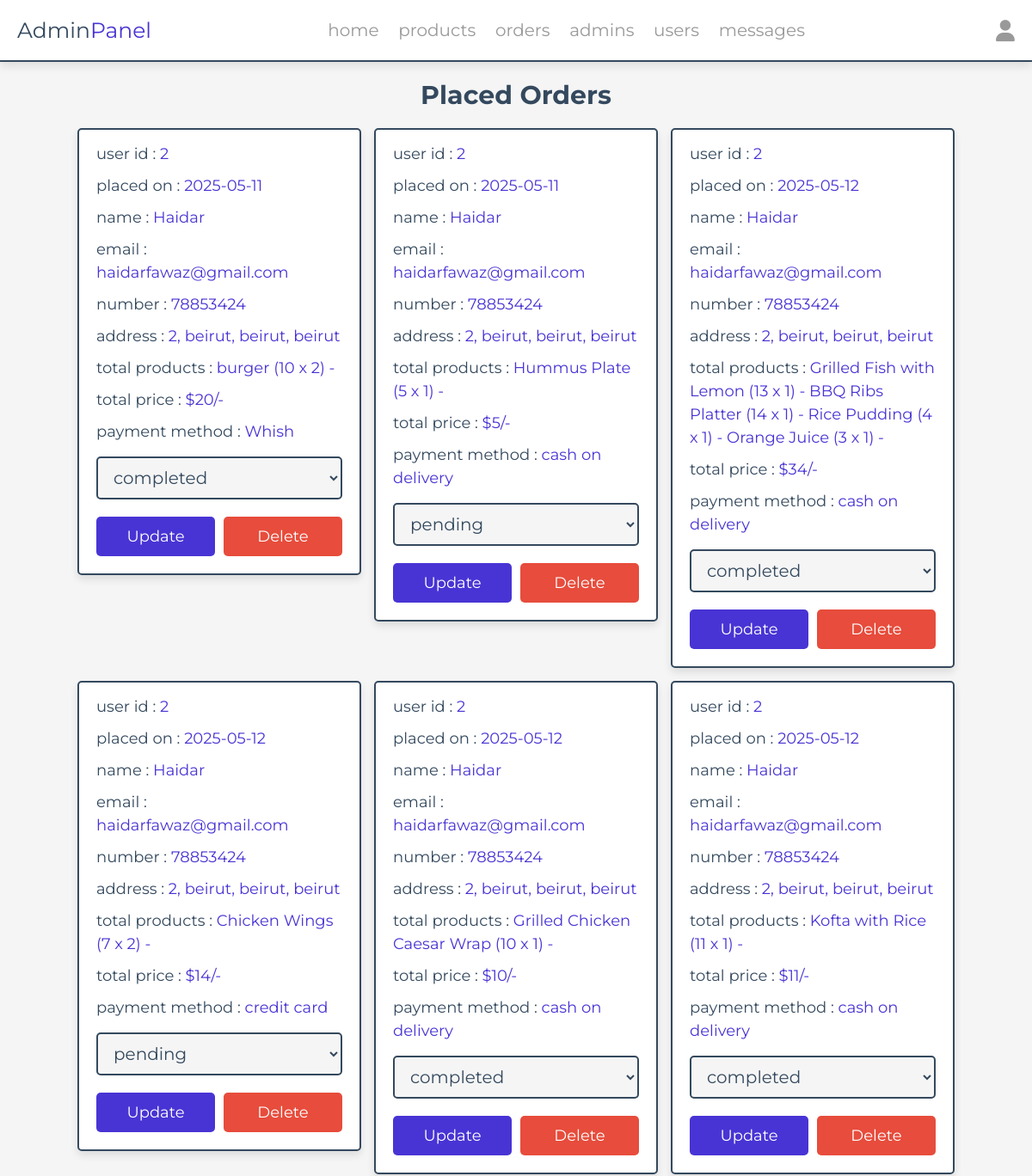
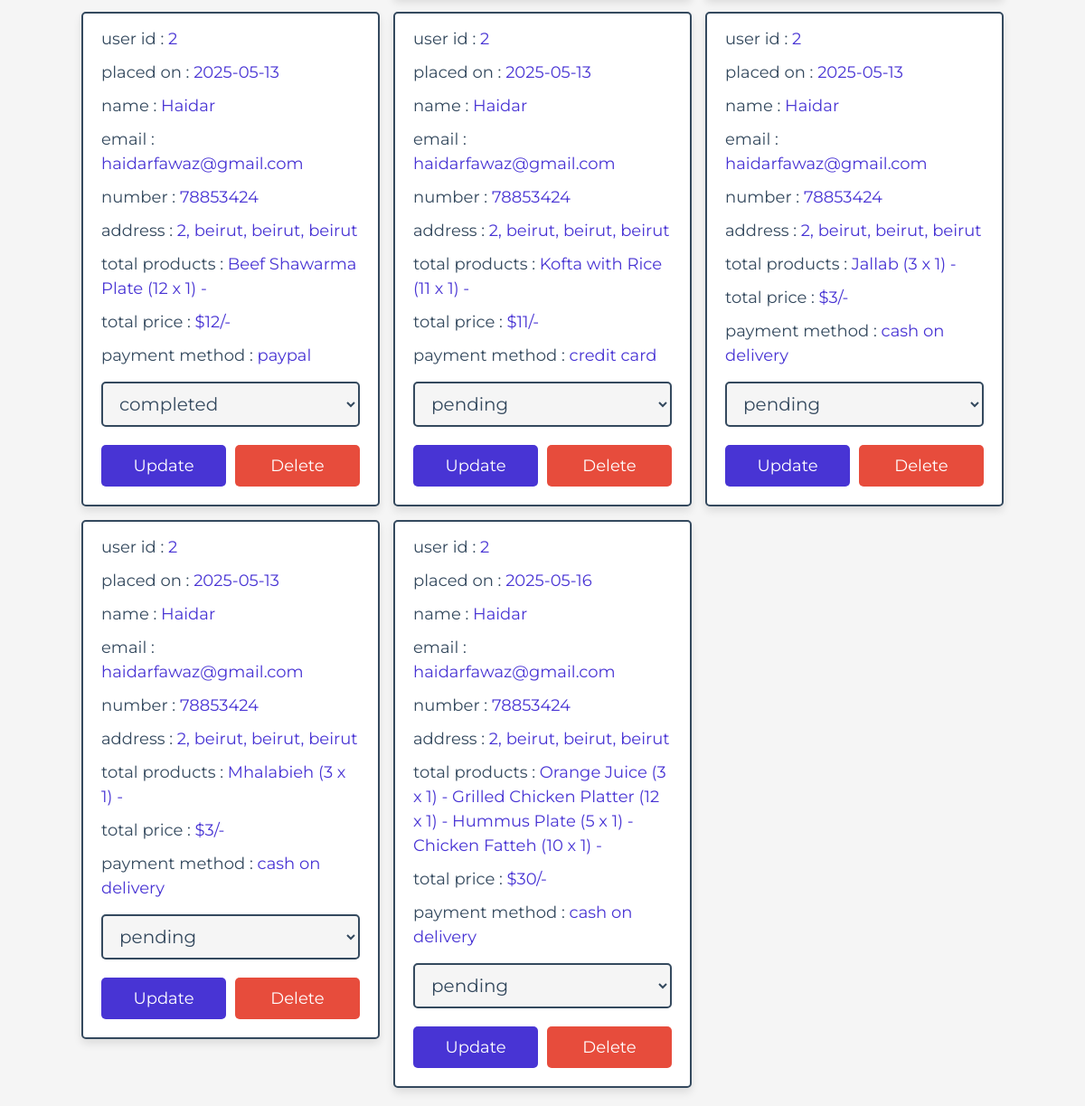
The page /admin/placed_orders.php (signed in) on the database its author committed (2 pictures, top to bottom).
### tables this page shows
CREATE TABLE `orders` (
  `id` int(100) NOT NULL,
  `user_id` int(100) NOT NULL,
  `name` varchar(20) NOT NULL,
  `number` varchar(10) NOT NULL,
  `email` varchar(50) NOT NULL,
  `method` varchar(50) NOT NULL,
  `address` varchar(500) NOT NULL,
  `total_products` varchar(1000) NOT NULL,
  `total_price` int(100) NOT NULL,
  `placed_on` date NOT NULL DEFAULT current_timestamp(),
  `payment_status` varchar(20) NOT NULL DEFAULT 'pending'
);

### admin/placed_orders.php (the view, shortened to what this page needs)
<?php
include '../components/connect.php';
?>
<!DOCTYPE html>
<html lang="en">
<head>
   <link rel="stylesheet" href="https://cdnjs.cloudflare.com/ajax/libs/font-awesome/6.1.1/css/all.min.css">
   <link rel="stylesheet" href="../css/admin_style.css">
</head>
<body>
<?php include '../components/admin_header.php' ?>
<section class="placed-orders">
   <h1 class="heading">placed orders</h1>
   <div class="box-container">
   <?php
      $select_orders = $conn->prepare("SELECT * FROM `orders`");
      $select_orders->execute();
      if($select_orders->rowCount() > 0){
         while($fetch_orders = $select_orders->fetch(PDO::FETCH_ASSOC)){
   ?>
   <div class="box">
      <p> user id : <span><?= $fetch_orders['user_id']; ?></span> </p>
      <p> placed on : <span><?= $fetch_orders['placed_on']; ?></span> </p>
      <p> name : <span><?= $fetch_orders['name']; ?></span> </p>
      <p> email : <span><?= $fetch_orders['email']; ?></span> </p>
      <p> number : <span><?= $fetch_orders['number']; ?></span> </p>
      <p> address : <span><?= $fetch_orders['address']; ?></span> </p>
      <p> total products : <span><?= $fetch_orders['total_products']; ?></span> </p>
      <p> total price : <span>$<?= $fetch_orders['total_price']; ?>/-</span> </p>
      <p> payment method : <span><?= $fetch_orders['method']; ?></span> </p>
      <form action="" method="POST">
         <select name="payment_status" class="drop-down">
            <option value="" selected disabled><?= $fetch_orders['payment_status']; ?></option>
         </select>
         <div class="flex-btn">
            <input type="submit" value="update" class="btn" name="update_payment">
            <a href="placed_orders.php?delete=<?= $fetch_orders['id']; ?>" class="delete-btn" onclick="return confirm('delete this order?');">delete</a>
         </div>
      </form>
   </div>
   <?php
      }
   }else{
      echo '<p class="empty">no orders placed yet!</p>';
   }
   ?>
   </div>
</section>
</body>
</html>

### css/admin_style.css (style rules this page uses)
:root { --main-color:#4834d4; --red:#e74c3c; --orange:#f39c12; --black:#34495e; --white:#fff; --light-bg:#f5f5f5; --light-color:#999; --border:.2rem solid var(--black); --box-shadow:0 .5rem 1rem rgba(0,0,0,.1); }
* { font-family: 'Montserrat', sans-serif; margin:0; padding:0; box-sizing: border-box; text-decoration: none; outline: none; border:none; }
html { font-size: 62.5%; overflow-x: hidden; }
body { background-color: var(--light-bg); }
section { max-width: 1200px; margin:0 auto; padding:2rem; }
.btn, .delete-btn, .option-btn { display: block; margin-top: 1rem; border-radius: .5rem; cursor: pointer; width: 100%; font-size: 1.8rem; color:var(--white); padding:1.2rem 3rem; text-transform: capitalize; text-align: center; }
.btn { background-color: var(--main-color); }
.delete-btn { background-color: var(--red); }
.flex-btn { display: flex; gap:1rem; }
.heading { text-align: center; margin-bottom: 2rem; text-transform: capitalize; color:var(--black); font-size: 3rem; }
.placed-orders .box-container { display: grid; grid-template-columns: repeat(auto-fit, 33rem); gap:1.5rem; justify-content: center; align-items: flex-start; }
.placed-orders .box-container .box { background-color: var(--white); border-radius: .5rem; box-shadow: var(--box-shadow); border:var(--border); padding:2rem; padding-top: 1rem; }
.placed-orders .box-container .box p { padding: .5rem 0; line-height: 1.5; font-size: 1.8rem; color:var(--black); }
.placed-orders .box-container .box p span { color:var(--main-color); }
.placed-orders .box-container .box .drop-down { width: 100%; margin:1rem 0; background-color: var(--light-bg); padding:1rem 1.4rem; font-size: 2rem; color:var(--black); border:var(--border); border-radius: .5rem; }

### rows shown on the page
orders: user "2", placed_on "2025-05-11", name "Haidar", email "haidarfawaz@gmail.com", number "78853424", address "2, beirut, beirut, beirut", total_products "burger (10 x 2) -", total_price "20", method "Whish", payment_status "completed"
orders: user "2", placed_on "2025-05-11", name "Haidar", email "haidarfawaz@gmail.com", number "78853424", address "2, beirut, beirut, beirut", total_products "Hummus Plate (5 x 1) -", total_price "5", method "cash on delivery", payment_status "pending"
orders: user "2", placed_on "2025-05-12", name "Haidar", email "haidarfawaz@gmail.com", number "78853424", address "2, beirut, beirut, beirut", total_products "Grilled Fish with Lemon (13 x 1) - BBQ Ribs Platter (14 x 1) - Rice Pudding (4 x 1) - Orange Juice (3 x 1) -", total_price "34", method "cash on delivery", payment_status "completed"
orders: user "2", placed_on "2025-05-12", name "Haidar", email "haidarfawaz@gmail.com", number "78853424", address "2, beirut, beirut, beirut", total_products "Chicken Wings (7 x 2) -", total_price "14", method "credit card", payment_status "pending"
orders: user "2", placed_on "2025-05-12", name "Haidar", email "haidarfawaz@gmail.com", number "78853424", address "2, beirut, beirut, beirut", total_products "Grilled Chicken Caesar Wrap (10 x 1) -", total_price "10", method "cash on delivery", payment_status "completed"
orders: user "2", placed_on "2025-05-12", name "Haidar", email "haidarfawaz@gmail.com", number "78853424", address "2, beirut, beirut, beirut", total_products "Kofta with Rice (11 x 1) -", total_price "11", method "cash on delivery", payment_status "completed"
orders: user "2", placed_on "2025-05-13", name "Haidar", email "haidarfawaz@gmail.com", number "78853424", address "2, beirut, beirut, beirut", total_products "Beef Shawarma Plate (12 x 1) -", total_price "12", method "paypal", payment_status "completed"
orders: user "2", placed_on "2025-05-13", name "Haidar", email "haidarfawaz@gmail.com", number "78853424", address "2, beirut, beirut, beirut", total_products "Kofta with Rice (11 x 1) -", total_price "11", method "credit card", payment_status "pending"
orders: user "2", placed_on "2025-05-13", name "Haidar", email "haidarfawaz@gmail.com", number "78853424", address "2, beirut, beirut, beirut", total_products "Jallab (3 x 1) -", total_price "3", method "cash on delivery", payment_status "pending"
orders: user "2", placed_on "2025-05-13", name "Haidar", email "haidarfawaz@gmail.com", number "78853424", address "2, beirut, beirut, beirut", total_products "Mhalabieh (3 x 1) -", total_price "3", method "cash on delivery", payment_status "pending"
orders: user "2", placed_on "2025-05-16", name "Haidar", email "haidarfawaz@gmail.com", number "78853424", address "2, beirut, beirut, beirut", total_products "Orange Juice (3 x 1) - Grilled Chicken Platter (12 x 1) - Hummus Plate (5 x 1) - Chicken Fatteh (10 x 1) -", total_price "30", method "cash on delivery", payment_status "pending"
